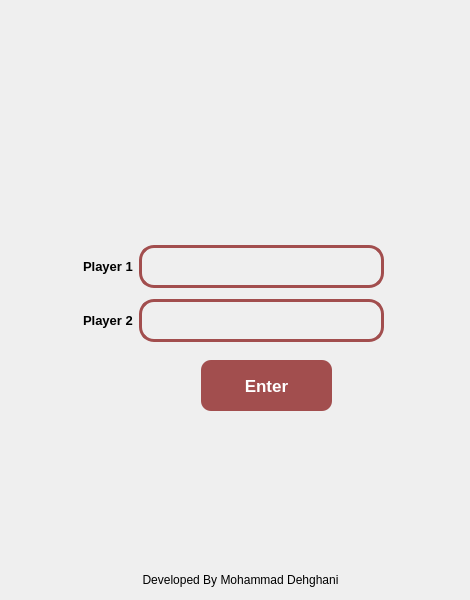
<?xml version="1.0" encoding="UTF-8"?>
<ui version="4.0">
 <class>FirstPage</class>
 <widget class="QMainWindow" name="FirstPage">
  <property name="geometry">
   <rect>
    <x>0</x>
    <y>0</y>
    <width>470</width>
    <height>600</height>
   </rect>
  </property>
  <property name="minimumSize">
   <size>
    <width>470</width>
    <height>600</height>
   </size>
  </property>
  <property name="maximumSize">
   <size>
    <width>470</width>
    <height>600</height>
   </size>
  </property>
  <property name="windowTitle">
   <string>FirstPage</string>
  </property>
  <widget class="QWidget" name="centralwidget">
   <widget class="QPushButton" name="EnterButton">
    <property name="geometry">
     <rect>
      <x>196</x>
      <y>355</y>
      <width>141</width>
      <height>61</height>
     </rect>
    </property>
    <property name="font">
     <font>
      <family>MS Shell Dlg 2</family>
      <pointsize>13</pointsize>
      <weight>75</weight>
      <italic>false</italic>
      <bold>true</bold>
     </font>
    </property>
    <property name="cursor">
     <cursorShape>PointingHandCursor</cursorShape>
    </property>
    <property name="styleSheet">
     <string notr="true">#EnterButton{
border-radius: 10px;
background-color: #a24e4e;
border: none;
color: #FFFFFF;
text-align: center;
padding: 10px;
margin: 5px;
}
#EnterButton:hover {
  background-color: #a06ab0;
}
</string>
    </property>
    <property name="text">
     <string>Enter</string>
    </property>
   </widget>
   <widget class="QWidget" name="layoutWidget">
    <property name="geometry">
     <rect>
      <x>83</x>
      <y>240</y>
      <width>301</width>
      <height>107</height>
     </rect>
    </property>
    <layout class="QGridLayout" name="gridLayout">
     <item row="0" column="0">
      <widget class="QLabel" name="PlayerLBL">
       <property name="font">
        <font>
         <pointsize>10</pointsize>
         <weight>75</weight>
         <bold>true</bold>
        </font>
       </property>
       <property name="text">
        <string>Player 1</string>
       </property>
      </widget>
     </item>
     <item row="0" column="1">
      <widget class="QLineEdit" name="PlineEdit">
       <property name="font">
        <font>
         <pointsize>10</pointsize>
        </font>
       </property>
       <property name="styleSheet">
        <string notr="true">#PlineEdit{
padding : 10px;
background-color: transparent;
border-radius: 15px;
border: 3px solid #a24e4e;
color: black;
}
</string>
       </property>
      </widget>
     </item>
     <item row="1" column="0">
      <widget class="QLabel" name="Player2LBL">
       <property name="font">
        <font>
         <pointsize>10</pointsize>
         <weight>75</weight>
         <bold>true</bold>
        </font>
       </property>
       <property name="text">
        <string>Player 2</string>
       </property>
      </widget>
     </item>
     <item row="1" column="1">
      <widget class="QLineEdit" name="P2_lineEdit">
       <property name="font">
        <font>
         <pointsize>10</pointsize>
        </font>
       </property>
       <property name="styleSheet">
        <string notr="true">#P2_lineEdit{
padding : 10px;
background-color: transparent;
border-radius: 15px;
border: 3px solid #a24e4e;
color: black;
}
</string>
       </property>
      </widget>
     </item>
    </layout>
   </widget>
   <widget class="QLabel" name="label">
    <property name="geometry">
     <rect>
      <x>116</x>
      <y>19</y>
      <width>251</width>
      <height>141</height>
     </rect>
    </property>
    <property name="styleSheet">
     <string notr="true">border-image: url(:/IMG/Image/Logo.jpg);</string>
    </property>
    <property name="text">
     <string/>
    </property>
   </widget>
   <widget class="QLabel" name="label_2">
    <property name="geometry">
     <rect>
      <x>100</x>
      <y>570</y>
      <width>281</width>
      <height>20</height>
     </rect>
    </property>
    <property name="text">
     <string>Developed By Mohammad Dehghani</string>
    </property>
    <property name="alignment">
     <set>Qt::AlignCenter</set>
    </property>
   </widget>
  </widget>
 </widget>
 <resources/>
 <connections/>
</ui>
